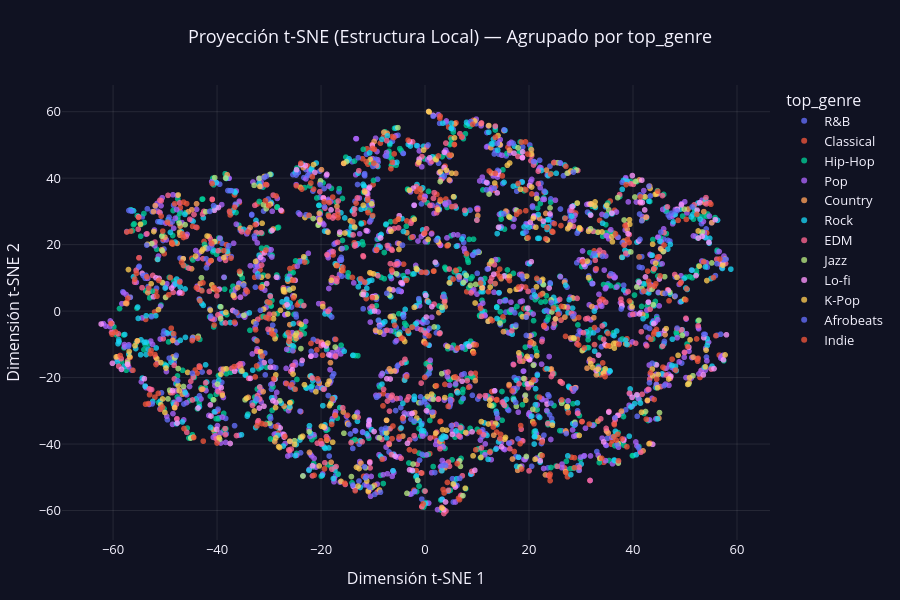

The cell this chart's notebook holds for it:
### Markdown cell above
<div style="border-bottom:2px solid #d5e3ec;padding:18px 0 9px;margin-top:25px;font-family:Arial,sans-serif"><span style="color:#1786a2;font-weight:bold;font-size:13px;letter-spacing:2px">SECCIÓN 04</span><h2 style="color:#122b44;margin:5px 0 4px;font-size:24px">Usuarios según género musical</h2></div>

### Code cell
red_model.graficar("top_genre", "Proyección t-SNE (Estructura Local) — Agrupado por top_genre").show()

### Figure 1 — Plotly figure (JSON) as saved in the notebook; plotly's stock layout.template omitted (floating-point values rounded to 4 significant figures; data arrays with more than 128 entries replaced by an {"elided": "..."} marker saying what was removed)
{"data": [{"hovertemplate": "top_genre=R&B<br>Dimensión t-SNE 1=%{x}<br>Dimensión t-SNE 2=%{y}<extra></extra>", "legendgroup": "R&B", "marker": {"color": "#636EFA", "line": {"width": 0}, "opacity": 0.78, "size": 6, "symbol": "circle"}, "mode": "markers", "name": "R&B", "showlegend": true, "type": "scattergl", "x": {"elided": "341 float values"}, "xaxis": "x", "y": {"elided": "341 float values"}, "yaxis": "y"}, {"hovertemplate": "top_genre=Classical<br>Dimensión t-SNE 1=%{x}<br>Dimensión t-SNE 2=%{y}<extra></extra>", "legendgroup": "Classical", "marker": {"color": "#EF553B", "line": {"width": 0}, "opacity": 0.78, "size": 6, "symbol": "circle"}, "mode": "markers", "name": "Classical", "showlegend": true, "type": "scattergl", "x": {"elided": "166 float values"}, "xaxis": "x", "y": {"elided": "166 float values"}, "yaxis": "y"}, {"hovertemplate": "top_genre=Hip-Hop<br>Dimensión t-SNE 1=%{x}<br>Dimensión t-SNE 2=%{y}<extra></extra>", "legendgroup": "Hip-Hop", "marker": {"color": "#00CC96", "line": {"width": 0}, "opacity": 0.78, "size": 6, "symbol": "circle"}, "mode": "markers", "name": "Hip-Hop", "showlegend": true, "type": "scattergl", "x": {"elided": "605 float values"}, "xaxis": "x", "y": {"elided": "605 float values"}, "yaxis": "y"}, {"hovertemplate": "top_genre=Pop<br>Dimensión t-SNE 1=%{x}<br>Dimensión t-SNE 2=%{y}<extra></extra>", "legendgroup": "Pop", "marker": {"color": "#AB63FA", "line": {"width": 0}, "opacity": 0.78, "size": 6, "symbol": "circle"}, "mode": "markers", "name": "Pop", "showlegend": true, "type": "scattergl", "x": {"elided": "721 float values"}, "xaxis": "x", "y": {"elided": "721 float values"}, "yaxis": "y"}, {"hovertemplate": "top_genre=Country<br>Dimensión t-SNE 1=%{x}<br>Dimensión t-SNE 2=%{y}<extra></extra>", "legendgroup": "Country", "marker": {"color": "#FFA15A", "line": {"width": 0}, "opacity": 0.78, "size": 6, "symbol": "circle"}, "mode": "markers", "name": "Country", "showlegend": true, "type": "scattergl", "x": {"elided": "165 float values"}, "xaxis": "x", "y": {"elided": "165 float values"}, "yaxis": "y"}, {"hovertemplate": "top_genre=Rock<br>Dimensión t-SNE 1=%{x}<br>Dimensión t-SNE 2=%{y}<extra></extra>", "legendgroup": "Rock", "marker": {"color": "#19D3F3", "line": {"width": 0}, "opacity": 0.78, "size": 6, "symbol": "circle"}, "mode": "markers", "name": "Rock", "showlegend": true, "type": "scattergl", "x": {"elided": "472 float values"}, "xaxis": "x", "y": {"elided": "472 float values"}, "yaxis": "y"}, {"hovertemplate": "top_genre=EDM<br>Dimensión t-SNE 1=%{x}<br>Dimensión t-SNE 2=%{y}<extra></extra>", "legendgroup": "EDM", "marker": {"color": "#FF6692", "line": {"width": 0}, "opacity": 0.78, "size": 6, "symbol": "circle"}, "mode": "markers", "name": "EDM", "showlegend": true, "type": "scattergl", "x": {"elided": "382 float values"}, "xaxis": "x", "y": {"elided": "382 float values"}, "yaxis": "y"}, {"hovertemplate": "top_genre=Jazz<br>Dimensión t-SNE 1=%{x}<br>Dimensión t-SNE 2=%{y}<extra></extra>", "legendgroup": "Jazz", "marker": {"color": "#B6E880", "line": {"width": 0}, "opacity": 0.78, "size": 6, "symbol": "circle"}, "mode": "markers", "name": "Jazz", "showlegend": true, "type": "scattergl", "x": {"elided": "132 float values"}, "xaxis": "x", "y": {"elided": "132 float values"}, "yaxis": "y"}, {"hovertemplate": "top_genre=Lo-fi<br>Dimensión t-SNE 1=%{x}<br>Dimensión t-SNE 2=%{y}<extra></extra>", "legendgroup": "Lo-fi", "marker": {"color": "#FF97FF", "line": {"width": 0}, "opacity": 0.78, "size": 6, "symbol": "circle"}, "mode": "markers", "name": "Lo-fi", "showlegend": true, "type": "scattergl", "x": {"elided": "201 float values"}, "xaxis": "x", "y": {"elided": "201 float values"}, "yaxis": "y"}, {"hovertemplate": "top_genre=K-Pop<br>Dimensión t-SNE 1=%{x}<br>Dimensión t-SNE 2=%{y}<extra></extra>", "legendgroup": "K-Pop", "marker": {"color": "#FECB52", "line": {"width": 0}, "opacity": 0.78, "size": 6, "symbol": "circle"}, "mode": "markers", "name": "K-Pop", "showlegend": true, "type": "scattergl", "x": {"elided": "278 float values"}, "xaxis": "x", "y": {"elided": "278 float values"}, "yaxis": "y"}, {"hovertemplate": "top_genre=Afrobeats<br>Dimensión t-SNE 1=%{x}<br>Dimensión t-SNE 2=%{y}<extra></extra>", "legendgroup": "Afrobeats", "marker": {"color": "#636EFA", "line": {"width": 0}, "opacity": 0.78, "size": 6, "symbol": "circle"}, "mode": "markers", "name": "Afrobeats", "showlegend": true, "type": "scattergl", "x": {"elided": "210 float values"}, "xaxis": "x", "y": {"elided": "210 float values"}, "yaxis": "y"}, {"hovertemplate": "top_genre=Indie<br>Dimensión t-SNE 1=%{x}<br>Dimensión t-SNE 2=%{y}<extra></extra>", "legendgroup": "Indie", "marker": {"color": "#EF553B", "line": {"width": 0}, "opacity": 0.78, "size": 6, "symbol": "circle"}, "mode": "markers", "name": "Indie", "showlegend": true, "type": "scattergl", "x": {"elided": "327 float values"}, "xaxis": "x", "y": {"elided": "327 float values"}, "yaxis": "y"}], "layout": {"autosize": true, "font": {"color": "#F5F3FF", "size": 13}, "height": 600, "legend": {"title": {"text": "top_genre"}, "tracegroupgap": 0}, "margin": {"b": 60, "l": 55, "r": 35, "t": 85}, "paper_bgcolor": "#101222", "plot_bgcolor": "#101222", "title": {"text": "Proyección t-SNE (Estructura Local) — Agrupado por top_genre", "x": 0.5}, "xaxis": {"anchor": "y", "domain": [0.0, 1.0], "gridcolor": "rgba(255,255,255,0.09)", "title": {"text": "Dimensión t-SNE 1"}, "zeroline": false}, "yaxis": {"anchor": "x", "domain": [0.0, 1.0], "gridcolor": "rgba(255,255,255,0.09)", "title": {"text": "Dimensión t-SNE 2"}, "zeroline": false}}}
